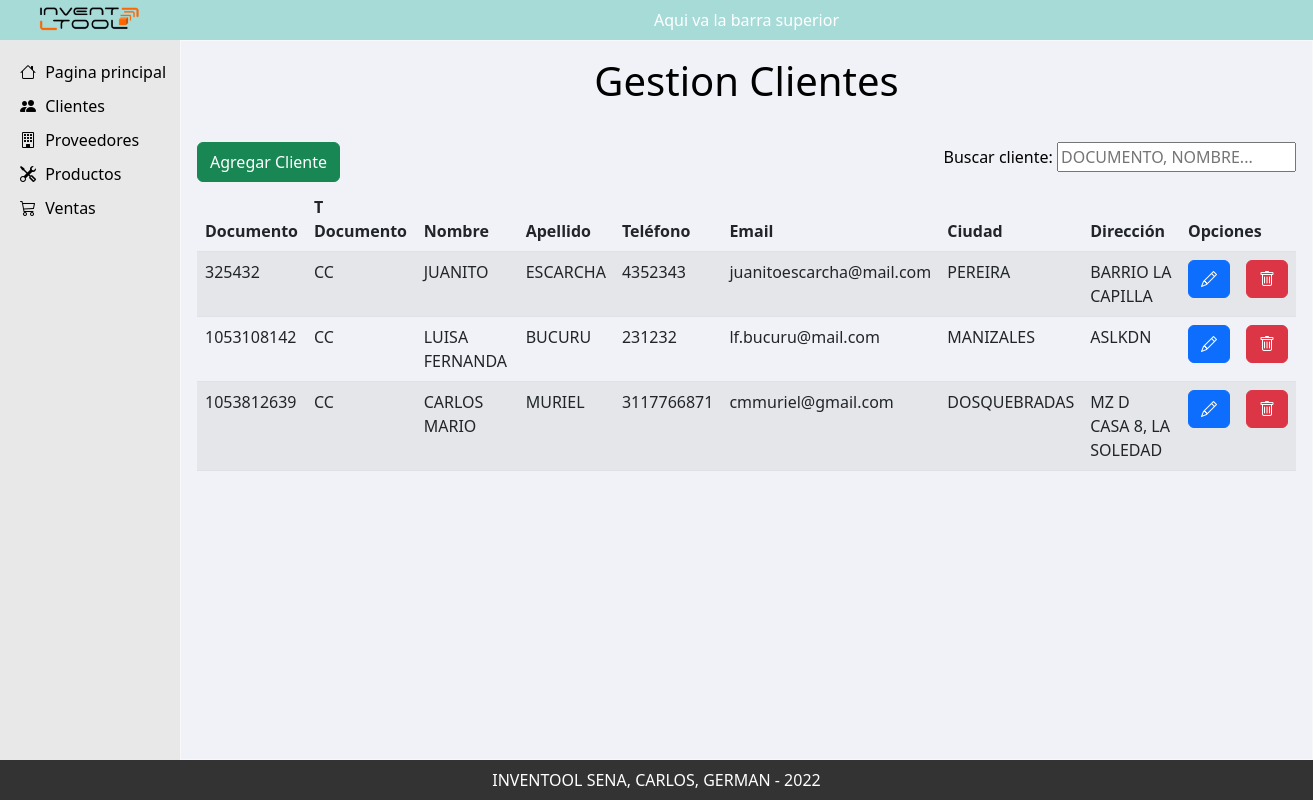
/index.php?accion=clientes, run on the app's committed database.
### tables this page shows
CREATE TABLE `clientes` (
  `documento` int NOT NULL,
  `tipoDocumento` enum('CC','CE','PAP','NIP','NIT','TI') NOT NULL,
  `nombre` varchar(100) NOT NULL,
  `apellido` varchar(100) DEFAULT NULL,
  `telefono` varchar(45) DEFAULT NULL,
  `email` varchar(100) DEFAULT NULL,
  `ciudad` varchar(100) DEFAULT NULL,
  `direccion` varchar(100) DEFAULT NULL,
  PRIMARY KEY (`documento`),
  UNIQUE KEY `documento_UNIQUE` (`documento`)
);

### index.php (called while the page is built)
<?php
require_once 'vista/html/plantilla.php';

### vista/html/cliente/clientes.php (the view, shortened to what this page needs)
<head>
    <link rel="stylesheet" href="vista/css/clientes.css" />
    <link rel="stylesheet" href="vista/css/formCliente.css" />
    <link rel="stylesheet" href="vista/css/modalCliente.css" />
</head>
<?php
$mysqli = include(ROOT_PATH . "db.php");
$resultado = $mysqli->query("SELECT * FROM clientes");
$rows = $resultado->fetch_all(MYSQLI_ASSOC);
?>
<div class="contenido-clientes">
    <div class="titulo">
        <h1>Gestion Clientes</h1>
    </div>
    <div class="buscar">
        <p>
            Buscar cliente:
            <span><input type="text" name="buscar" placeholder="Documento, Nombre..." /></span>
        </p>
        <button class="btn btn-success" onclick=" location.href='index.php?accion=agregarCliente'">
            Agregar Cliente
        </button>
    </div>
    <table class="table table-striped grid-table">
        <thead>
            <tr>
                <th>Documento</th>
                <th>T Documento</th>
                <th>Nombre</th>
                <th>Apellido</th>
                <th>Teléfono</th>
                <th>Email</th>
                <th>Ciudad</th>
                <th>Dirección</th>
                <th colspan="2">Opciones</th>
            </tr>
        </thead>
        <tbody>
            <?php
            foreach ($rows as $row) {
            ?>
                <tr>
                    <td> <?php echo $row['documento']; ?></td>
                    <td> <?php echo $row['tipoDocumento']; ?></td>
                    <td> <?php echo $row['nombre']; ?></td>
                    <td> <?php echo $row['apellido']; ?></td>
                    <td> <?php echo $row['telefono']; ?></td>
                    <td> <?php echo $row['email']; ?></td>
                    <td> <?php echo $row['ciudad']; ?></td>
                    <td> <?php echo $row['direccion']; ?></td>
                    <td><a class="btn btn-primary editbtn" onclick="selectCliente(<?php echo $row['documento']; ?>)" data-bs-toggle="modal" data-bs-target="#editarModal"><i class="bi bi-pencil"></i></a></td>
                    <td><button class="btn btn-danger" data-bs-toggle="modal" data-bs-target="#borrarModal"><i class="bi bi-trash"></i></button></td>
                </tr>
            <?php } ?>
        </tbody>
    </table>
</div>

### vista/html/plantilla.php (shortened to what this page needs)
<!DOCTYPE html>
<html lang="es">
<head>
    <link rel="stylesheet" href="vista/css/main.css">
    <link href="https://cdn.jsdelivr.net/npm/bootstrap@5.2.0-beta1/dist/css/bootstrap.min.css" rel="stylesheet">
    <link rel="stylesheet" href="https://cdn.jsdelivr.net/npm/bootstrap-icons@1.8.3/font/bootstrap-icons.css">
</head>
<body>
    <div class="inventool">
        <div class="logo">
            <img src="vista/images/logo.png" alt="logo" height="100%">
        </div>
        <div class="topbar">
            Aqui va la barra superior
        </div>
        <div class="menubar">
            <ul>
                <li><a href="index.php"><i class="bi bi-house"></i> Pagina principal</a></li>
                <li><a href="index.php?accion=clientes"><i class=" bi bi-people-fill"></i> Clientes</a></li>
                <li><a href="#"><i class="bi bi-building"></i> Proveedores</a></li>
                <li><a href="#"><i class="bi bi-tools"></i> Productos</a></li>
                <li><a href="#"><i class="bi bi-cart3"></i> Ventas</a></li>
            </ul>
        </div>
        <div class="contenido">
            <?php
            if (isset($_GET["accion"])) {
                if ($_GET["accion"] == "clientes") {
                    require_once 'vista/html/cliente/clientes.php';
                }
            } else {
                require_once 'vista/html/home.php';
            }
            ?>
        </div>
        <div class="footbar">
            INVENTOOL SENA, CARLOS, GERMAN - 2022
        </div>
    </div>
</body>
</html>

### vista/css/main.css (style rules this page uses)
html, body { box-sizing: content-box; height: 100%; width: 100%; }
.inventool { width: 100%; height: 100%; display: grid; grid-template-areas: "logo topbar" "menubar contenido" "footbar footbar"; grid-template-columns: 180px auto; grid-template-rows: 40px auto 40px; background-color: #f8f8f8; }
.logo { grid-area: logo; display: flex; height: 100%; flex-direction: row; justify-content: center; align-items: center; color: white; background-color: #a7dbd8; }
.topbar { grid-area: topbar; display: flex; height: 100%; flex-flow: row nowrap; justify-content: center; align-items: center; background-color: #a7dbd8; color: white; }
.menubar { grid-area: menubar; display: flex; width: 100%; justify-self: center; background-color: #e8e8e8; }
.menubar ul { display: flex; width: 100%; padding-left: 0; padding-top: 20px; flex-flow: column; list-style-type: none; gap: 10px; }
.menubar ul li { width: 100%; justify-content: center; align-items: center; }
.menubar ul li a { text-decoration: none; color: black; width: 100%; height: 34px; padding-left: 15px; }
.menubar ul li a i { padding: 0 5px; }
.footbar { grid-area: footbar; display: flex; flex-direction: row; justify-content: center; align-items: center; background-color: #333; color: white; }
.contenido { grid-area: contenido; display: grid; padding: 1px; }

### vista/css/clientes.css (style rules this page uses)
.contenido-clientes { display: grid; background-color: #f1f2f7; width: 100%; height: 100%; margin: 0 auto 0 auto; padding: 16px; grid-template-columns: 100%; grid-template-rows: 80px 50px auto; }
.contenido-clientes .titulo { grid-row: 1/2; justify-self: center; align-items: center; color: black; }
.contenido-clientes .buscar { grid-row: 2/3; display: flex; flex-direction: row-reverse; justify-content: space-between; align-self: center; color: black; height: 40px; }
.contenido-clientes .buscar p { float: right; }
.grid-table { grid-row: 3/4; height: 40px; }

### vista/css/formCliente.css (style rules this page uses)
input { text-transform: uppercase; }

### data on the page
clientes: documento "325432", tipoDocumento "CC", nombre "JUANITO", apellido "ESCARCHA", telefono "4352343", email "juanitoescarcha@mail.com", ciudad "PEREIRA", direccion "BARRIO LA CAPILLA"
clientes: documento "1053108142", tipoDocumento "CC", nombre "LUISA FERNANDA", apellido "BUCURU", telefono "231232", email "lf.bucuru@mail.com", ciudad "MANIZALES", direccion "ASLKDN"
clientes: documento "1053812639", tipoDocumento "CC", nombre "CARLOS MARIO", apellido "MURIEL", telefono "3117766871", email "cmmuriel@gmail.com", ciudad "DOSQUEBRADAS", direccion "MZ D CASA 8, LA SOLEDAD"
